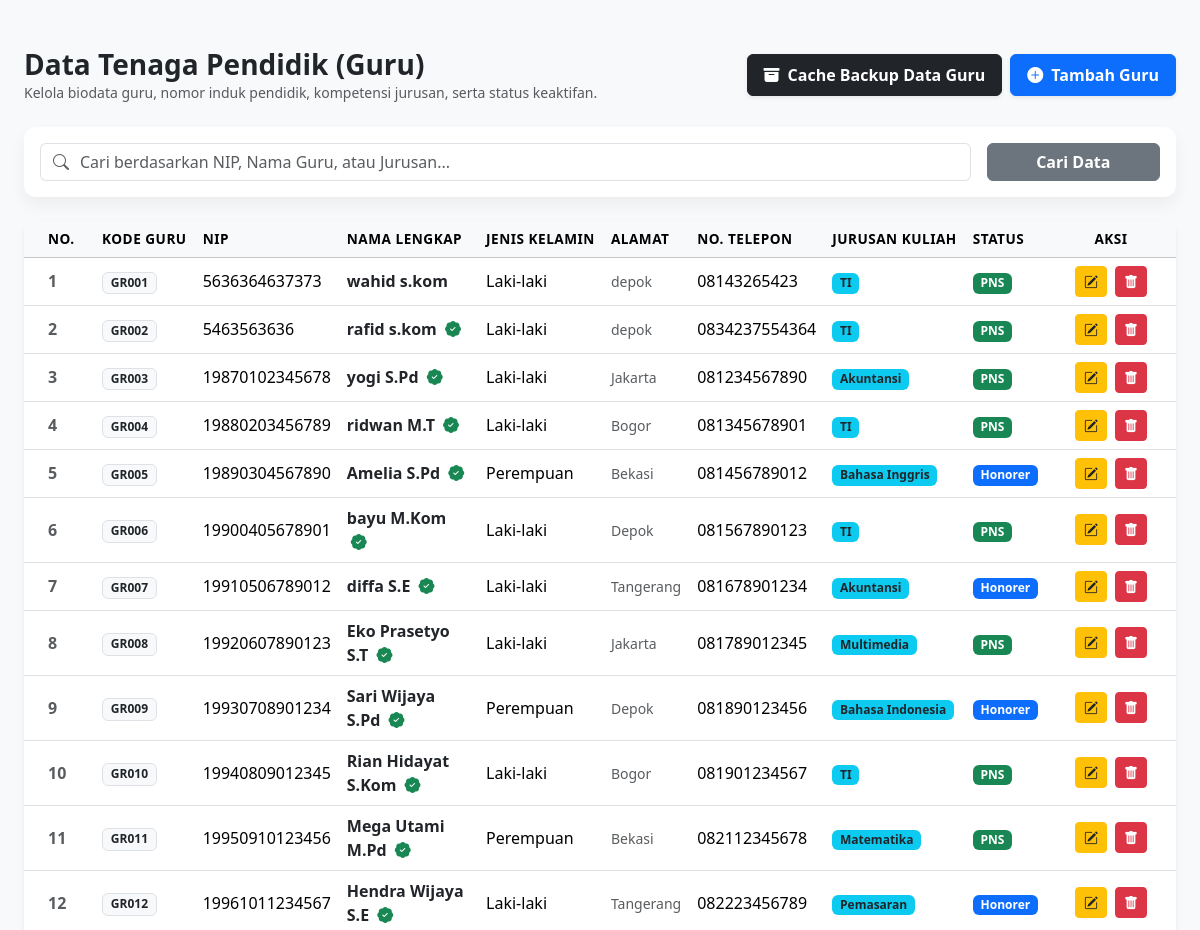
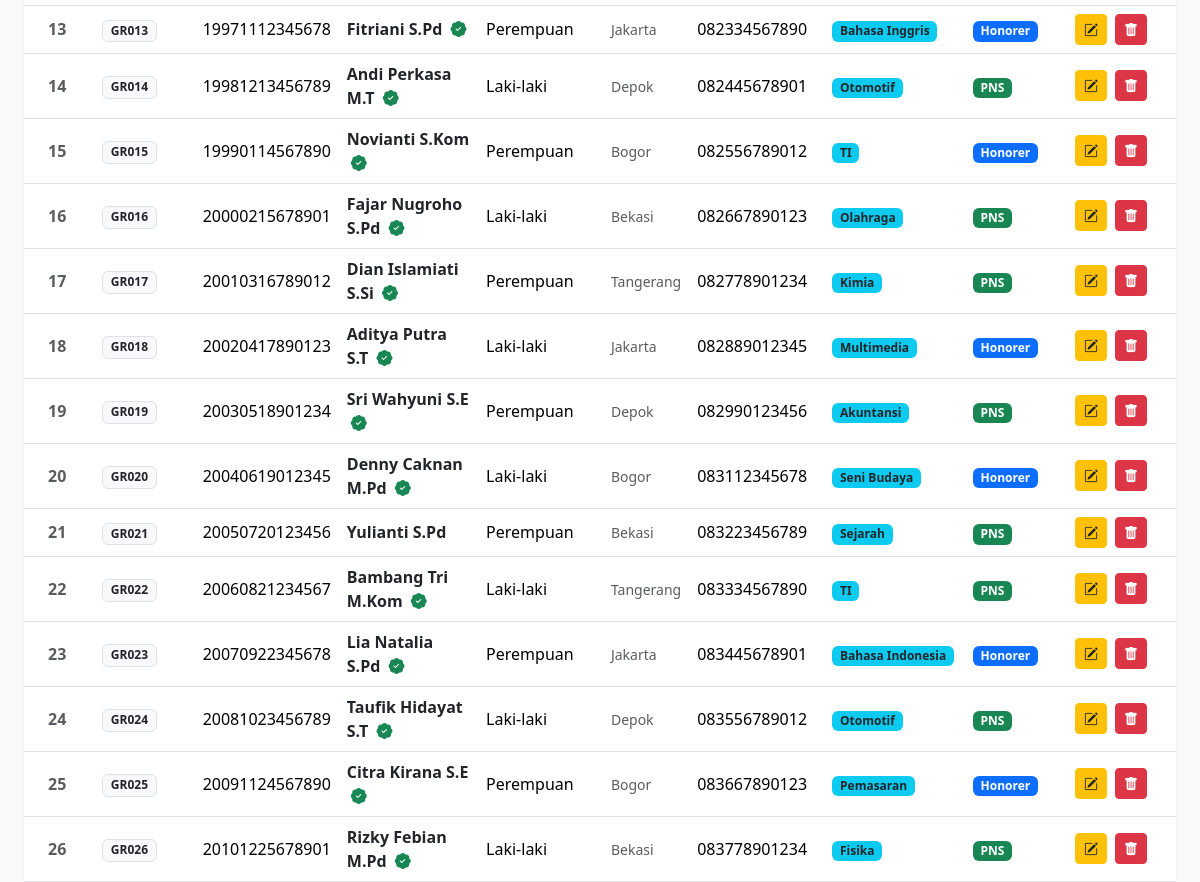
Page /dashboard_admin/guru.php (signed in) on the committed database (2 pictures, top to bottom).
### tables this page shows
CREATE TABLE `guru` (
  `id_guru` varchar(10) NOT NULL,
  `nip` varchar(20) DEFAULT NULL,
  `nama_guru` varchar(100) NOT NULL,
  `jk` varchar(20) DEFAULT NULL,
  `alamat` text DEFAULT NULL,
  `notelp` varchar(15) DEFAULT NULL,
  `status` varchar(20) DEFAULT NULL,
  `jurusan` varchar(100) DEFAULT NULL,
  `created_at` timestamp NOT NULL DEFAULT current_timestamp(),
  `updated_at` timestamp NOT NULL DEFAULT current_timestamp() ON UPDATE current_timestamp(),
  `deleted` tinyint(1) DEFAULT 0
);

CREATE TABLE `kelas` (
  `id_kelas` int(11) NOT NULL,
  `kode_kelas` varchar(20) NOT NULL,
  `nama_kelas` varchar(50) NOT NULL,
  `kapasitas` int(11) NOT NULL,
  `id_wali_guru` varchar(10) DEFAULT NULL
);

### dashboard_admin/guru.php (the view, shortened to what this page needs)
<?php
require_once '../koneksi.php';
$next_id_guru = "GR001";
$query_id = mysqli_query($conn, "SELECT id_guru FROM guru ORDER BY id_guru DESC LIMIT 1");
if ($query_id && mysqli_num_rows($query_id) > 0) {
    $data_id = mysqli_fetch_assoc($query_id);
    $last_id = $data_id['id_guru'];
    $urutan = (int) substr($last_id, 2);
    $urutan++;
    $next_id_guru = "GR" . sprintf("%03s", $urutan);
}
?>
<!DOCTYPE html>
<html lang="id">
<head>
    <link href="https://cdn.jsdelivr.net/npm/bootstrap@5.3.3/dist/css/bootstrap.min.css" rel="stylesheet">
    <link rel="stylesheet" href="https://cdn.jsdelivr.net/npm/bootstrap-icons@1.11.3/font/bootstrap-icons.min.css">
</head>
<body>
<div class="container-fluid px-4 mt-5">
    <div class="d-flex justify-content-between align-items-center mb-4">
        <div>
            <h3 class="fw-bold text-dark m-0">Data Tenaga Pendidik (Guru)</h3>
            <p class="text-muted small m-0">Kelola biodata guru, nomor induk pendidik, kompetensi jurusan, serta status keaktifan.</p>
        </div>
        <div class="d-flex gap-2">
            <button type="button" class="btn btn-dark d-flex align-items-center gap-2 px-3 py-2 fw-semibold shadow-sm" data-bs-toggle="modal" data-bs-target="#modalCacheGuru">
                <i class="bi bi-archive-fill"></i> Cache Backup Data Guru
            </button>
            <button type="button" class="btn btn-primary d-flex align-items-center gap-2 px-3 py-2 fw-semibold shadow-sm" data-bs-toggle="modal" data-bs-target="#modalGuru" onclick="prepareTambahForm('<?= $next_id_guru ?>')">
                <i class="bi bi-plus-circle-fill"></i> Tambah Guru
            </button>
        </div>
    </div>
    <div class="card mb-4">
        <div class="card-body py-3">
            <form method="GET" action="dashboard.php" class="row g-3 align-items-center">
                <div class="col-md-10">
                    <div class="input-group">
                        <span class="input-group-text bg-white border-end-0"><i class="bi bi-search text-muted"></i></span>
                        <input type="text" name="search" id="search_input" class="form-control border-start-0 ps-0" placeholder="Cari berdasarkan NIP, Nama Guru, atau Jurusan..." value="<?= isset($_GET['search']) ? htmlspecialchars($_GET['search']) : '' ?>">
                    </div>
                </div>
                <div class="col-md-2">
                    <button type="submit" class="btn btn-secondary w-100 fw-semibold">Cari Data</button>
                </div>
            </form>
        </div>
    </div>
    <div class="card shadow-sm">
        <div class="card-body p-0">
            <div class="table-responsive">
                <table class="table table-hover align-middle mb-0">
                    <thead class="table-light text-nowrap">
                        <tr>
                            <th style="width: 70px;" class="ps-4">No.</th>
                            <th>Kode Guru</th>
                            <th>NIP</th>
                            <th>Nama Lengkap</th>
                            <th>Jenis Kelamin</th>
                            <th>Alamat</th>
                            <th>No. Telepon</th>
                            <th>Jurusan Kuliah</th>
                            <th>Status</th>
                            <th class="text-center" style="width: 130px;">Aksi</th>
                        </tr>
                    </thead>
                    <tbody>
                        <?php
                        $sql = "SELECT g.*, k.nama_kelas
                                FROM guru g
                                LEFT JOIN kelas k ON g.id_guru = k.id_wali_guru
                                WHERE g.deleted = 0";
                        $sql .= " ORDER BY g.id_guru ASC";
                        $result = mysqli_query($conn, $sql);
                        if ($result && mysqli_num_rows($result) > 0) {
                            $no = 1;
                            while ($row = mysqli_fetch_assoc($result)) {
                                ?>
                                <tr>
                                    <td class="ps-4 text-muted fw-semibold"><?= $no++ ?></td>
                                    <td><span class="badge bg-light text-dark border fw-bold"><?= htmlspecialchars($row['id_guru']) ?></span></td>
                                    <td><?= htmlspecialchars($row['nip']) ?></td>
                                    <td class="fw-semibold text-dark">
                                        <?= htmlspecialchars($row['nama_guru']) ?>
                                        <?php if (!empty($row['nama_kelas'])): ?>
                                            <i class="bi bi-patch-check-fill text-success ms-1 fs-6 cursor-pointer"
                                               data-bs-toggle="tooltip"
                                               data-bs-placement="top"
                                               title="Guru tersebut adalah wali kelas di kelas <?= htmlspecialchars($row['nama_kelas']) ?>"></i>
                                        <?php endif; ?>
                                    </td>
                                    <td><?= htmlspecialchars($row['jk']) ?></td>
                                    <td><small class="text-muted"><?= htmlspecialchars($row['alamat'] ?? '-') ?></small></td>
                                    <td><?= htmlspecialchars($row['notelp'] ?? '-') ?></td>
                                    <td><span class="badge bg-info text-dark"><?= htmlspecialchars($row['jurusan'] ?? '-') ?></span></td>
                                    <td>
                                        <span class="badge <?= $row['status'] == 'PNS' ? 'bg-success' : 'bg-primary' ?>">
                                            <?= htmlspecialchars($row['status'] ?? '-') ?>
                                        </span>
                                    </td>
                                    <td class="text-center text-nowrap">
                                        <button class="btn btn-sm btn-warning text-dark me-1"
                                                data-bs-toggle="modal"
                                                data-bs-target="#modalGuru"
                                                onclick='prepareEditForm(<?= json_encode($row) ?>)'>
                                            <i class="bi bi-pencil-square"></i>
                                        </button>
                                        <a href="proses_guru.php?action=soft_delete&id=<?= $row['id_guru'] ?>" class="btn btn-sm btn-danger" onclick="return confirm('Apakah Anda yakin ingin memindahkan data pendidik ini ke Cache Backup?')">
                                            <i class="bi bi-trash-fill"></i>
                                        </a>
                                    </td>
                                </tr>
                                <?php
                            }
                        } else {
                            echo '<tr><td colspan="10" class="text-center py-4 text-muted"><i class="bi bi-folder-x fs-2 d-block mb-2"></i> Belum ada data guru aktif.</td></tr>';
                        }
                        ?>
                    </tbody>
                </table>
            </div>
        </div>
    </div>
</div>
</body>
</html>

### dashboard_admin/guru.php (style rules this page uses)
body { background-color: #f8f9fa; font-family: 'Segoe UI', Roboto, sans-serif; }
.card { border: none; box-shadow: 0 0.5rem 1rem rgba(0, 0, 0, 0.05); border-radius: 0.75rem; }
.table th { font-weight: 600; font-size: 0.85rem; text-transform: uppercase; letter-spacing: 0.5px; }
.cursor-pointer { cursor: pointer; }

### rows in the picture
guru: id_guru "GR001", nip "5636364637373", nama_guru "wahid s.kom", jk "Laki-laki", alamat "depok", notelp "08143265423", jurusan "TI", status "PNS"
kelas: id_wali_guru.id_guru "GR002", id_wali_guru.nip "5463563636", id_wali_guru.nama_guru "rafid s.kom", id_wali_guru.jk "Laki-laki", id_wali_guru.alamat "depok", id_wali_guru.notelp "0834237554364", id_wali_guru.jurusan "TI", id_wali_guru.status "PNS"
kelas: id_wali_guru.id_guru "GR003", id_wali_guru.nip "19870102345678", id_wali_guru.nama_guru "yogi S.Pd", id_wali_guru.jk "Laki-laki", id_wali_guru.alamat "Jakarta", id_wali_guru.notelp "081234567890", id_wali_guru.jurusan "Akuntansi", id_wali_guru.status "PNS"
kelas: id_wali_guru.id_guru "GR004", id_wali_guru.nip "19880203456789", id_wali_guru.nama_guru "ridwan M.T", id_wali_guru.jk "Laki-laki", id_wali_guru.alamat "Bogor", id_wali_guru.notelp "081345678901", id_wali_guru.jurusan "TI", id_wali_guru.status "PNS"
kelas: id_wali_guru.id_guru "GR005", id_wali_guru.nip "19890304567890", id_wali_guru.nama_guru "Amelia S.Pd", id_wali_guru.jk "Perempuan", id_wali_guru.alamat "Bekasi", id_wali_guru.notelp "081456789012", id_wali_guru.jurusan "Bahasa Inggris", id_wali_guru.status "Honorer"
kelas: id_wali_guru.id_guru "GR006", id_wali_guru.nip "19900405678901", id_wali_guru.nama_guru "bayu M.Kom", id_wali_guru.jk "Laki-laki", id_wali_guru.alamat "Depok", id_wali_guru.notelp "081567890123", id_wali_guru.jurusan "TI", id_wali_guru.status "PNS"
kelas: id_wali_guru.id_guru "GR007", id_wali_guru.nip "19910506789012", id_wali_guru.nama_guru "diffa S.E", id_wali_guru.jk "Laki-laki", id_wali_guru.alamat "Tangerang", id_wali_guru.notelp "081678901234", id_wali_guru.jurusan "Akuntansi", id_wali_guru.status "Honorer"
kelas: id_wali_guru.id_guru "GR008", id_wali_guru.nip "19920607890123", id_wali_guru.nama_guru "Eko Prasetyo S.T", id_wali_guru.jk "Laki-laki", id_wali_guru.alamat "Jakarta", id_wali_guru.notelp "081789012345", id_wali_guru.jurusan "Multimedia", id_wali_guru.status "PNS"
kelas: id_wali_guru.id_guru "GR009", id_wali_guru.nip "19930708901234", id_wali_guru.nama_guru "Sari Wijaya S.Pd", id_wali_guru.jk "Perempuan", id_wali_guru.alamat "Depok", id_wali_guru.notelp "081890123456", id_wali_guru.jurusan "Bahasa Indonesia", id_wali_guru.status "Honorer"
kelas: id_wali_guru.id_guru "GR010", id_wali_guru.nip "19940809012345", id_wali_guru.nama_guru "Rian Hidayat S.Kom", id_wali_guru.jk "Laki-laki", id_wali_guru.alamat "Bogor", id_wali_guru.notelp "081901234567", id_wali_guru.jurusan "TI", id_wali_guru.status "PNS"
kelas: id_wali_guru.id_guru "GR011", id_wali_guru.nip "19950910123456", id_wali_guru.nama_guru "Mega Utami M.Pd", id_wali_guru.jk "Perempuan", id_wali_guru.alamat "Bekasi", id_wali_guru.notelp "082112345678", id_wali_guru.jurusan "Matematika", id_wali_guru.status "PNS"
kelas: id_wali_guru.id_guru "GR012", id_wali_guru.nip "19961011234567", id_wali_guru.nama_guru "Hendra Wijaya S.E", id_wali_guru.jk "Laki-laki", id_wali_guru.alamat "Tangerang", id_wali_guru.notelp "082223456789", id_wali_guru.jurusan "Pemasaran", id_wali_guru.status "Honorer"
kelas: id_wali_guru.id_guru "GR013", id_wali_guru.nip "19971112345678", id_wali_guru.nama_guru "Fitriani S.Pd", id_wali_guru.jk "Perempuan", id_wali_guru.alamat "Jakarta", id_wali_guru.notelp "082334567890", id_wali_guru.jurusan "Bahasa Inggris", id_wali_guru.status "Honorer"
kelas: id_wali_guru.id_guru "GR014", id_wali_guru.nip "19981213456789", id_wali_guru.nama_guru "Andi Perkasa M.T", id_wali_guru.jk "Laki-laki", id_wali_guru.alamat "Depok", id_wali_guru.notelp "082445678901", id_wali_guru.jurusan "Otomotif", id_wali_guru.status "PNS"
kelas: id_wali_guru.id_guru "GR015", id_wali_guru.nip "19990114567890", id_wali_guru.nama_guru "Novianti S.Kom", id_wali_guru.jk "Perempuan", id_wali_guru.alamat "Bogor", id_wali_guru.notelp "082556789012", id_wali_guru.jurusan "TI", id_wali_guru.status "Honorer"
kelas: id_wali_guru.id_guru "GR016", id_wali_guru.nip "20000215678901", id_wali_guru.nama_guru "Fajar Nugroho S.Pd", id_wali_guru.jk "Laki-laki", id_wali_guru.alamat "Bekasi", id_wali_guru.notelp "082667890123", id_wali_guru.jurusan "Olahraga", id_wali_guru.status "PNS"
kelas: id_wali_guru.id_guru "GR017", id_wali_guru.nip "20010316789012", id_wali_guru.nama_guru "Dian Islamiati S.Si", id_wali_guru.jk "Perempuan", id_wali_guru.alamat "Tangerang", id_wali_guru.notelp "082778901234", id_wali_guru.jurusan "Kimia", id_wali_guru.status "PNS"
kelas: id_wali_guru.id_guru "GR018", id_wali_guru.nip "20020417890123", id_wali_guru.nama_guru "Aditya Putra S.T", id_wali_guru.jk "Laki-laki", id_wali_guru.alamat "Jakarta", id_wali_guru.notelp "082889012345", id_wali_guru.jurusan "Multimedia", id_wali_guru.status "Honorer"
kelas: id_wali_guru.id_guru "GR019", id_wali_guru.nip "20030518901234", id_wali_guru.nama_guru "Sri Wahyuni S.E", id_wali_guru.jk "Perempuan", id_wali_guru.alamat "Depok", id_wali_guru.notelp "082990123456", id_wali_guru.jurusan "Akuntansi", id_wali_guru.status "PNS"
kelas: id_wali_guru.id_guru "GR020", id_wali_guru.nip "20040619012345", id_wali_guru.nama_guru "Denny Caknan M.Pd", id_wali_guru.jk "Laki-laki", id_wali_guru.alamat "Bogor", id_wali_guru.notelp "083112345678", id_wali_guru.jurusan "Seni Budaya", id_wali_guru.status "Honorer"
guru: id_guru "GR021", nip "20050720123456", nama_guru "Yulianti S.Pd", jk "Perempuan", alamat "Bekasi", notelp "083223456789", jurusan "Sejarah", status "PNS"
kelas: id_wali_guru.id_guru "GR022", id_wali_guru.nip "20060821234567", id_wali_guru.nama_guru "Bambang Tri M.Kom", id_wali_guru.jk "Laki-laki", id_wali_guru.alamat "Tangerang", id_wali_guru.notelp "083334567890", id_wali_guru.jurusan "TI", id_wali_guru.status "PNS"
kelas: id_wali_guru.id_guru "GR023", id_wali_guru.nip "20070922345678", id_wali_guru.nama_guru "Lia Natalia S.Pd", id_wali_guru.jk "Perempuan", id_wali_guru.alamat "Jakarta", id_wali_guru.notelp "083445678901", id_wali_guru.jurusan "Bahasa Indonesia", id_wali_guru.status "Honorer"
kelas: id_wali_guru.id_guru "GR024", id_wali_guru.nip "20081023456789", id_wali_guru.nama_guru "Taufik Hidayat S.T", id_wali_guru.jk "Laki-laki", id_wali_guru.alamat "Depok", id_wali_guru.notelp "083556789012", id_wali_guru.jurusan "Otomotif", id_wali_guru.status "PNS"
kelas: id_wali_guru.id_guru "GR025", id_wali_guru.nip "20091124567890", id_wali_guru.nama_guru "Citra Kirana S.E", id_wali_guru.jk "Perempuan", id_wali_guru.alamat "Bogor", id_wali_guru.notelp "083667890123", id_wali_guru.jurusan "Pemasaran", id_wali_guru.status "Honorer"
kelas: id_wali_guru.id_guru "GR026", id_wali_guru.nip "20101225678901", id_wali_guru.nama_guru "Rizky Febian M.Pd", id_wali_guru.jk "Laki-laki", id_wali_guru.alamat "Bekasi", id_wali_guru.notelp "083778901234", id_wali_guru.jurusan "Fisika", id_wali_guru.status "PNS"
